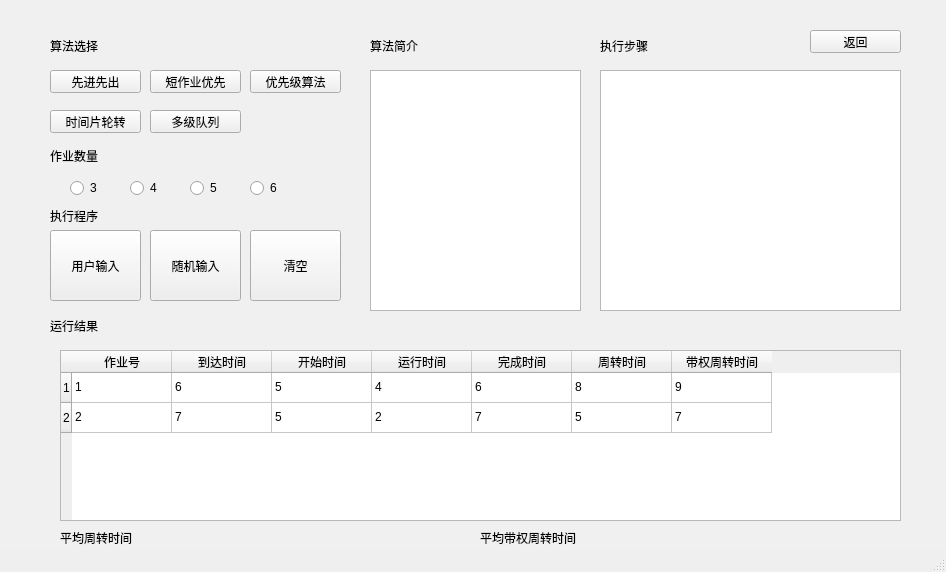
<?xml version="1.0" encoding="UTF-8"?>
<ui version="4.0">
 <class>MainWindow</class>
 <widget class="QMainWindow" name="MainWindow">
  <property name="geometry">
   <rect>
    <x>0</x>
    <y>0</y>
    <width>946</width>
    <height>572</height>
   </rect>
  </property>
  <property name="windowTitle">
   <string>MainWindow</string>
  </property>
  <widget class="QWidget" name="centralwidget">
   <widget class="QGraphicsView" name="graphicsView">
    <property name="geometry">
     <rect>
      <x>-70</x>
      <y>-40</y>
      <width>1151</width>
      <height>681</height>
     </rect>
    </property>
    <property name="styleSheet">
     <string notr="true">background-color: rgb(240, 240, 240);</string>
    </property>
   </widget>
   <widget class="QTableWidget" name="tableWidget">
    <property name="geometry">
     <rect>
      <x>60</x>
      <y>350</y>
      <width>841</width>
      <height>171</height>
     </rect>
    </property>
    <row>
     <property name="text">
      <string>1</string>
     </property>
     <property name="font">
      <font>
       <pointsize>9</pointsize>
      </font>
     </property>
     <property name="background">
      <color>
       <red>0</red>
       <green>0</green>
       <blue>0</blue>
      </color>
     </property>
     <property name="foreground">
      <brush brushstyle="NoBrush">
       <color alpha="255">
        <red>0</red>
        <green>0</green>
        <blue>0</blue>
       </color>
      </brush>
     </property>
    </row>
    <row>
     <property name="text">
      <string>2</string>
     </property>
    </row>
    <column>
     <property name="text">
      <string>作业号</string>
     </property>
    </column>
    <column>
     <property name="text">
      <string>到达时间</string>
     </property>
    </column>
    <column>
     <property name="text">
      <string>开始时间</string>
     </property>
    </column>
    <column>
     <property name="text">
      <string>运行时间</string>
     </property>
    </column>
    <column>
     <property name="text">
      <string>完成时间</string>
     </property>
    </column>
    <column>
     <property name="text">
      <string>周转时间</string>
     </property>
    </column>
    <column>
     <property name="text">
      <string>带权周转时间</string>
     </property>
    </column>
    <item row="0" column="0">
     <property name="text">
      <string>1</string>
     </property>
    </item>
    <item row="0" column="1">
     <property name="text">
      <string>6</string>
     </property>
    </item>
    <item row="0" column="2">
     <property name="text">
      <string>5</string>
     </property>
    </item>
    <item row="0" column="3">
     <property name="text">
      <string>4</string>
     </property>
    </item>
    <item row="0" column="4">
     <property name="text">
      <string>6</string>
     </property>
    </item>
    <item row="0" column="5">
     <property name="text">
      <string>8</string>
     </property>
    </item>
    <item row="0" column="6">
     <property name="text">
      <string>9</string>
     </property>
    </item>
    <item row="1" column="0">
     <property name="text">
      <string>2</string>
     </property>
    </item>
    <item row="1" column="1">
     <property name="text">
      <string>7</string>
     </property>
    </item>
    <item row="1" column="2">
     <property name="text">
      <string>5</string>
     </property>
    </item>
    <item row="1" column="3">
     <property name="text">
      <string>2</string>
     </property>
    </item>
    <item row="1" column="4">
     <property name="text">
      <string>7</string>
     </property>
    </item>
    <item row="1" column="5">
     <property name="text">
      <string>5</string>
     </property>
    </item>
    <item row="1" column="6">
     <property name="text">
      <string>7</string>
     </property>
    </item>
   </widget>
   <widget class="QPushButton" name="pushButton">
    <property name="geometry">
     <rect>
      <x>50</x>
      <y>70</y>
      <width>91</width>
      <height>23</height>
     </rect>
    </property>
    <property name="text">
     <string>先进先出</string>
    </property>
   </widget>
   <widget class="QPushButton" name="pushButton_2">
    <property name="geometry">
     <rect>
      <x>150</x>
      <y>70</y>
      <width>91</width>
      <height>23</height>
     </rect>
    </property>
    <property name="text">
     <string>短作业优先</string>
    </property>
   </widget>
   <widget class="QPushButton" name="pushButton_3">
    <property name="geometry">
     <rect>
      <x>250</x>
      <y>70</y>
      <width>91</width>
      <height>23</height>
     </rect>
    </property>
    <property name="text">
     <string>优先级算法</string>
    </property>
   </widget>
   <widget class="QPushButton" name="pushButton_4">
    <property name="geometry">
     <rect>
      <x>50</x>
      <y>110</y>
      <width>91</width>
      <height>23</height>
     </rect>
    </property>
    <property name="text">
     <string>时间片轮转</string>
    </property>
   </widget>
   <widget class="QPushButton" name="pushButton_5">
    <property name="geometry">
     <rect>
      <x>150</x>
      <y>110</y>
      <width>91</width>
      <height>23</height>
     </rect>
    </property>
    <property name="text">
     <string>多级队列</string>
    </property>
   </widget>
   <widget class="QLabel" name="label">
    <property name="geometry">
     <rect>
      <x>50</x>
      <y>40</y>
      <width>54</width>
      <height>12</height>
     </rect>
    </property>
    <property name="text">
     <string>算法选择</string>
    </property>
   </widget>
   <widget class="QLabel" name="label_2">
    <property name="geometry">
     <rect>
      <x>370</x>
      <y>40</y>
      <width>54</width>
      <height>12</height>
     </rect>
    </property>
    <property name="text">
     <string>算法简介</string>
    </property>
   </widget>
   <widget class="QLabel" name="label_3">
    <property name="geometry">
     <rect>
      <x>600</x>
      <y>40</y>
      <width>54</width>
      <height>12</height>
     </rect>
    </property>
    <property name="text">
     <string>执行步骤</string>
    </property>
   </widget>
   <widget class="QTextBrowser" name="textBrowser">
    <property name="geometry">
     <rect>
      <x>370</x>
      <y>70</y>
      <width>211</width>
      <height>241</height>
     </rect>
    </property>
   </widget>
   <widget class="QTextBrowser" name="textBrowser_2">
    <property name="geometry">
     <rect>
      <x>600</x>
      <y>70</y>
      <width>301</width>
      <height>241</height>
     </rect>
    </property>
   </widget>
   <widget class="QLabel" name="label_4">
    <property name="geometry">
     <rect>
      <x>50</x>
      <y>320</y>
      <width>54</width>
      <height>12</height>
     </rect>
    </property>
    <property name="text">
     <string>运行结果</string>
    </property>
   </widget>
   <widget class="QLabel" name="label_5">
    <property name="geometry">
     <rect>
      <x>50</x>
      <y>210</y>
      <width>54</width>
      <height>12</height>
     </rect>
    </property>
    <property name="text">
     <string>执行程序</string>
    </property>
   </widget>
   <widget class="QPushButton" name="pushButton_6">
    <property name="geometry">
     <rect>
      <x>50</x>
      <y>230</y>
      <width>91</width>
      <height>71</height>
     </rect>
    </property>
    <property name="text">
     <string>用户输入</string>
    </property>
   </widget>
   <widget class="QPushButton" name="pushButton_7">
    <property name="geometry">
     <rect>
      <x>250</x>
      <y>230</y>
      <width>91</width>
      <height>71</height>
     </rect>
    </property>
    <property name="text">
     <string>清空</string>
    </property>
   </widget>
   <widget class="QPushButton" name="pushButton_8">
    <property name="geometry">
     <rect>
      <x>150</x>
      <y>230</y>
      <width>91</width>
      <height>71</height>
     </rect>
    </property>
    <property name="text">
     <string>随机输入</string>
    </property>
   </widget>
   <widget class="QPushButton" name="pushButton_9">
    <property name="geometry">
     <rect>
      <x>810</x>
      <y>30</y>
      <width>91</width>
      <height>23</height>
     </rect>
    </property>
    <property name="text">
     <string>返回</string>
    </property>
   </widget>
   <widget class="QLabel" name="label_6">
    <property name="geometry">
     <rect>
      <x>60</x>
      <y>530</y>
      <width>81</width>
      <height>16</height>
     </rect>
    </property>
    <property name="text">
     <string>平均周转时间</string>
    </property>
   </widget>
   <widget class="QLabel" name="label_7">
    <property name="geometry">
     <rect>
      <x>480</x>
      <y>530</y>
      <width>111</width>
      <height>16</height>
     </rect>
    </property>
    <property name="text">
     <string>平均带权周转时间</string>
    </property>
   </widget>
   <widget class="QLabel" name="label_8">
    <property name="geometry">
     <rect>
      <x>50</x>
      <y>150</y>
      <width>54</width>
      <height>12</height>
     </rect>
    </property>
    <property name="text">
     <string>作业数量</string>
    </property>
   </widget>
   <widget class="QRadioButton" name="radioButton">
    <property name="geometry">
     <rect>
      <x>70</x>
      <y>180</y>
      <width>41</width>
      <height>16</height>
     </rect>
    </property>
    <property name="text">
     <string>3</string>
    </property>
   </widget>
   <widget class="QRadioButton" name="radioButton_2">
    <property name="geometry">
     <rect>
      <x>130</x>
      <y>180</y>
      <width>41</width>
      <height>16</height>
     </rect>
    </property>
    <property name="text">
     <string>4</string>
    </property>
   </widget>
   <widget class="QRadioButton" name="radioButton_3">
    <property name="geometry">
     <rect>
      <x>190</x>
      <y>180</y>
      <width>41</width>
      <height>16</height>
     </rect>
    </property>
    <property name="text">
     <string>5</string>
    </property>
   </widget>
   <widget class="QRadioButton" name="radioButton_4">
    <property name="geometry">
     <rect>
      <x>250</x>
      <y>180</y>
      <width>41</width>
      <height>16</height>
     </rect>
    </property>
    <property name="text">
     <string>6</string>
    </property>
   </widget>
  </widget>
  <widget class="QStatusBar" name="statusbar"/>
 </widget>
 <resources/>
 <connections/>
</ui>
